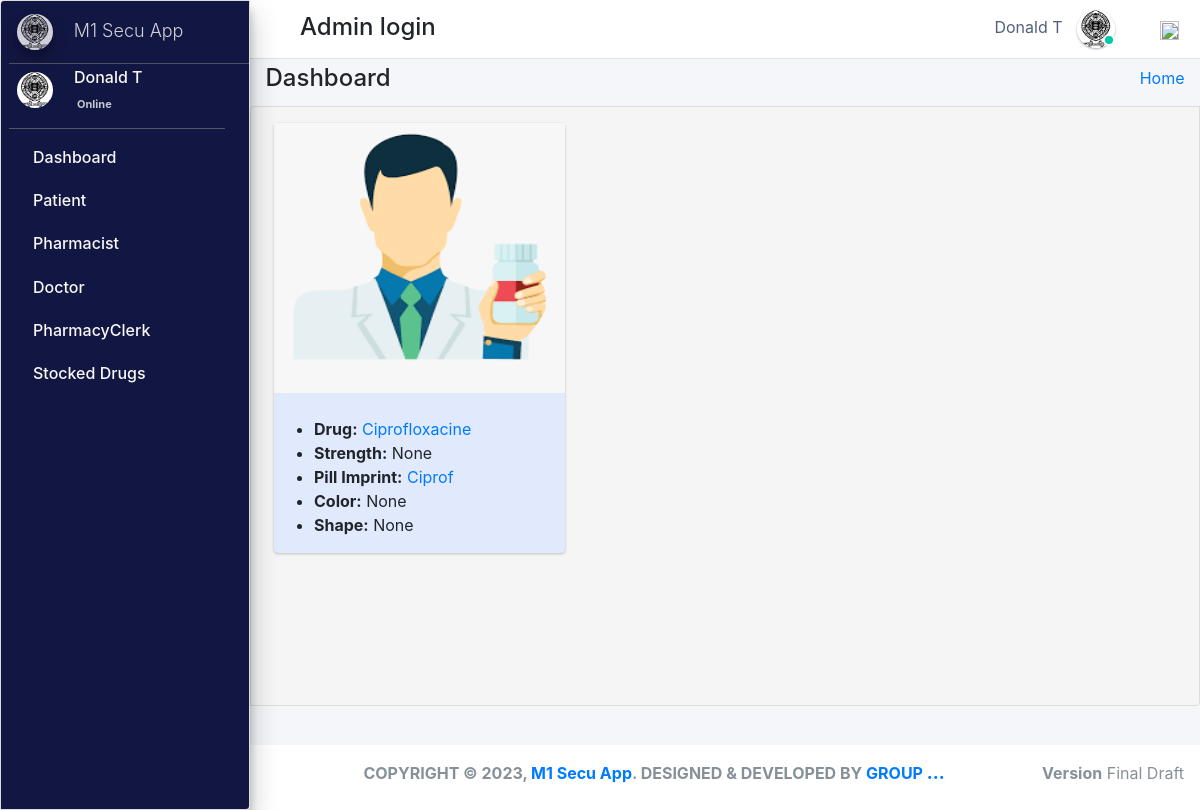
/admin_user/drug_details/19/ (signed in), run on the app's committed database.
### pharmacy/models.py (models this page shows, shortened)
class CustomUser(AbstractUser):
    user_type_data = ((1, "AdminHOD"), (2, "Pharmacist"), (3, "Doctor"), (4, "PharmacyClerk"),(5, "Patients"))
    user_type = models.CharField(default=1, choices=user_type_data, max_length=10)

class AdminHOD(models.Model):
    gender_category=(
        ('Male','Male'),
        ('Female','Female'),
    )
    admin = models.OneToOneField(CustomUser,null=True, on_delete = models.CASCADE)
    emp_no= models.CharField(max_length=100,null=True,blank=True)
    gender=models.CharField(max_length=100,null=True,choices=gender_category)
    mobile=models.CharField(max_length=10,null=True,blank=True)
    address=models.CharField(max_length=300,null=True,blank=True)
    profile_pic=models.ImageField(default="admin.png",null=True,blank=True)
    created_at = models.DateTimeField(auto_now_add=True)
    updated_at = models.DateTimeField(auto_now=True)
    date_employed=models.DateTimeField(auto_now_add=True, auto_now=False)
    objects = models.Manager()

class Stock(models.Model):
    category = models.ForeignKey(Category,null=True,on_delete=models.CASCADE,blank=True)
    drug_imprint=models.CharField(max_length=6 ,blank=True, null=True)
    drug_name = models.CharField(max_length=50, blank=True, null=True)
    drug_color = models.CharField(max_length=50, blank=True, null=True)
    drug_shape = models.CharField(max_length=50, blank=True, null=True)
    quantity = models.IntegerField(default='0', blank=True, null=True)
    receive_quantity = models.IntegerField(default='0', blank=True, null=True)
    reorder_level = models.IntegerField(default='0', blank=True, null=True)
    manufacture= models.CharField(max_length=50, blank=True, null=True)
    last_updated = models.DateTimeField(auto_now_add=False, auto_now=True)
    timestamp = models.DateTimeField(auto_now_add=True, auto_now=False)
    drug_strength= models.CharField(max_length=10, blank=True, null=True)
    valid_from = models.DateTimeField(blank=True, null=True,default=timezone.now)
    valid_to = models.DateTimeField(blank=False, null=True)
    drug_description=models.TextField(blank=True,max_length=1000,null=True)
    drug_pic=models.ImageField(default="images2.png",null=True,blank=True)
    objects = ExpiredManager()

### pharmacy/HODViews.py (the view)
# urls.py: path('admin_user/drug_details/<str:pk>/', HODViews.drugDetails, name="drug_detail"),
def drugDetails(request,pk):
    stocks=Stock.objects.get(id=pk)
    context={
        "stocks":stocks,
    }
    return render(request,'hod_templates/view_drug.html',context)

### pharmacy/LoginCheckMiddleWare.py (called while the page is built, shortened)
    def process_view(self, request, view_func, view_args, view_kwargs):
        modulename = view_func.__module__
        user = request.user
        if user.is_authenticated:
            if user.user_type == "1":
                if modulename == "pharmacy.HODViews":
                    pass
                elif modulename == "":
                    pass
                elif modulename == "pharmacy.views" or modulename == "django.views.static":
                    pass
                else:
                    pass
            else:
                return redirect("login")
        else:
            if request.path == reverse("login"):
                pass
            else:
                return redirect("login")

### pharmacy/models.py (called while the page is built)
    def get_queryset(self):
        return super().get_queryset().annotate(
            expired=ExpressionWrapper(Q(valid_to__lt=Now()), output_field=BooleanField())
        )

### pharmacy/templates/hod_templates/view_drug.html
{% extends 'hod_templates/base_template.html'%} {% load static %} {% block page_title %}
<h4>Dashboard</h4> {% endblock page_title %} {% block main_content %}
<div class="content">
    <div class="container">
        <div class="col-md-4 mt-3">
            <div class="card " style="  background: #e0eafc !important;
              ">
                <div class="pid-box-1 d-flex justify-content-center" data-pid-imprintid="8011">
                    <img src="{{stocks.drug_pic.url}}" data-orig-height="216" width="343" height="270" alt=" ">
                </div>
                <div class="pid-details pt-4">
                    <ul class="ddc-list-unstyled ">
                        <li><b>Drug:</b> <a href="#" class="imprintdruglink"> {{stocks.drug_name}}</a></li>
                        <li><b>Strength:</b> {{stocks.drug_strength}}</li>
                        <li><b>Pill Imprint:</b> <a href="#"> {{stocks.drug_imprint }}</a></li>
                        <li><b>Color:</b> {{stocks.drug_color}}</li>
                        <li><b>Shape:</b> {{stocks.drug_shape}}</li>
                    </ul>
                </div>
            </div>
        </div>
    </div>
</div>
</div>
{% endblock %}

### pharmacy/templates/hod_templates/base_template.html (shortened to what this page needs)
{% extends 'base_file.html' %} {% block htm %}
<body class="hold-transition sidebar-mini layout-fixed">
    <div class="wrapper">
        <nav class="main-header navbar navbar-expand navbar-white navbar-light">
            <ul class="navbar-nav">
                <li class="nav-item">
                    <a class="nav-link" data-widget="pushmenu" href="#" role="button"></a>
                </li>
            </ul>
            <h4 style="margin-left: 10px; margin-top: 5px;">Admin login </h4>
            <ul class="navbar-nav ml-auto">
                <li class="mx-3">
                    <a href="#" class="sm-submenu-with-image a">
                        <span>{{user.first_name}}  {{user.last_name}}</span>
                        <img src="{{request.user.adminhod.profile_pic.url}}" class="img-circle elevation-1" width="38" height="38" alt="">
                        <span class="avatar-status avatar-sm-status avatar-status-success"></span>
                    </a>
                </li>
                <li class="nav-item dropdown ml-3 low">
                    <a href="#" class="btn btn-outlined btn-black text-muted bg-transparent " data-toggle="dropdown" aria-expanded="false" data-wow-delay="0.7s"><img src="https://img.icons8.com/ios/50/000000/settings.png" width="19" height="19">
                    </a>
                </li>
            </ul>
        </nav>
        {% include 'hod_templates/sidebar.html'%}
        <div class="content-wrapper">
            <div class="content-header">
                <div class="container-fluid">
                    <div class="row ">
                        <div class="col-sm-6">
                            <h1 class="m-0 text-dark">
                                {% block page_title %} {% endblock page_title %}
                            </h1>
                        </div>
                        <div class="col-sm-6 ">
                            <ol class="breadcrumb float-sm-right">
                                <li class="breadcrumb-item"><a href="">Home</a></li>
                            </ol>
                        </div>
                    </div>
                </div>
            </div>
            {% block main_content %} {% endblock main_content %}
        </div>
        {% include 'hod_templates/footer.html'%}
    {% endblock htm %}

### pharmacy/templates/hod_templates/sidebar.html (shortened to what this page needs)
<aside class="main-sidebar sidebar-dark-primary elevation-4">
    <a href="" class="brand-link ml-2">
        <img src="{{request.user.adminhod.profile_pic.url}}" alt="" width="36" height="36" class=" img-circle elevation-3" style="opacity: .8">
        <span class="brand-text font-weight-light mt-1 ml-3 mmust">M1 Secu App</span>
    </a>
    <div class="sidebar">
        <div class="user-panel mr-3">
            <div class="pull-left image sm-submenu-with-image a ml-2 ">
                <img src="{{request.user.adminhod.profile_pic.url}}" class="img-circle mt-2" width="36" height="36" alt="User Image">
            </div>
            <div class="pull-left info">
                <p>{{user.first_name}} {{user.last_name}}</p>
                <a href="#"> Online</a>
            </div>
        </div>
        <nav class="mt-2">
            <ul class="nav nav-pills nav-sidebar flex-column" data-widget="treeview" role="menu" data-accordion="false">
                <li class="nav-item">
                    <a href="{% url  'admin_dashboard' %}" class="nav-link">
                        <p>
                            Dashboard
                        </p>
                    </a>
                </li>
                <li class="nav-item">
                    <a href="#" class="nav-link">
                        <p>
                            Patient
                        </p>
                    </a>
                </li>
                <li class="nav-item">
                    <a href="#" class="nav-link">
                        <p>
                            Pharmacist
                        </p>
                    </a>
                </li>
                <li class="nav-item">
                    <a href="#" class="nav-link">
                        <p>
                            Doctor
                        </p>
                    </a>
                </li>
                <li class="nav-item">
                    <a href="#" class="nav-link">
                        <p>
                            PharmacyClerk
                        </p>
                    </a>
                </li>
                <li class="nav-item">
                    <a href="#" class="nav-link">
                        <p>
                            Stocked Drugs
                        </p>
                    </a>
                </li>
            </ul>
        </nav>
    </div>
</aside>

### static/css/main.css (style rules this page uses)
html { font-family: sans-serif; line-height: 1.15; -webkit-text-size-adjust: 100%; -webkit-tap-highlight-color: transparent; }
body { overflow-y: hidden; overflow-x: hidden; font-family: -apple-system, BlinkMacSystemFont, "Segoe UI", Roboto, "Helvetica Neue", Arial, "Noto Sans", sans-serif, "Apple Color Emoji", "Segoe UI Emoji", "Segoe UI Symbol", "Noto Color Emoji" !important; }
.content { background-color: #f5f5f5; border: 1px solid #dddddd; border-radius: 4px 0px 4px 0px; left: -1px; padding: 10px 7px 5px; }
.main-sidebar { background: #ffffff; border: 1px solid #dddddd; border-radius: 4px 0px 4px 0px; font-weight: bold; }
.content { height: 75vh; overflow-y: scroll; overflow-x: hidden; }
.main-sidebar { background-color: #121642 !important; color: white !important; }
.main-sidebar p { color: #f8f8f8 !important; font-weight: 500 !important }
.avatar-status { position: absolute; bottom: 12px; right: 75.4px; display: -ms-inline-flexbox; display: inline-flex; -ms-flex-negative: 0; flex-shrink: 0; -ms-flex-pack: center; justify-content: center; -ms-flex-align: center; align-items: center; white-space: nowrap; text-align: center; vertical-align: baseline; font-weight: 600; border: .125rem solid #fff; width: 12px; height: 12px; line-height: 1; font-size: .71094rem; border-radius: 50%; }
.avatar-status-success { color: #fff; background-color: #00c9a7; }
.pull-left { float: left; }
.pull-left { float: left!important; }
.user-panel>.info { padding: 5px 5px 5px 15px; line-height: 1; position: absolute; left: 55px; }
.user-panel>.info>p { font-weight: 600; margin-bottom: 9px; }
p { margin: 0 0 10px; }
.user-panel { padding-bottom: 20px; }
.user-panel:after { clear: both; }
.user-panel:before, .user-panel:after { content: " "; display: table; }
.user-panel>.info>a { text-decoration: none; padding-right: 5px; margin-top: 3px; font-size: 11px; overflow: hidden; white-space: nowrap; }
.mmust { overflow: hidden; white-space: nowrap; font-size: 18px; }
.container-fluid { width: 100%; padding-right: 15px; padding-left: 15px; margin-right: auto; margin-left: auto; }
.row { display: flex; flex-wrap: wrap; margin-right: -15px; margin-left: -15px; }
.d-flex { display: flex !important; z-index: 44; }
.d-flex { display: flex !important; }
.mt-3, .my-3 { margin-top: .75rem !important; }
.img-circle { border-radius: 50%; }
.content-wrapper .content-header { padding: 5px 0.5rem !important; }

### static/css/profile.css (style rules this page uses)
li { list-style-type: none ! }
.navbar-nav span { color: #525f7f !important; margin-right: 10px !important; }
body { font-family: 'Rubik', sans-serif; height: 100% !important; }

### data on the page
CustomUser: first_name "Donald T", user.adminhod.profile_pic (picture)
Stock: drug_pic (picture), drug_name "Ciprofloxacine", drug_strength "None", drug_imprint "Ciprof", drug_color "None", drug_shape "None"
